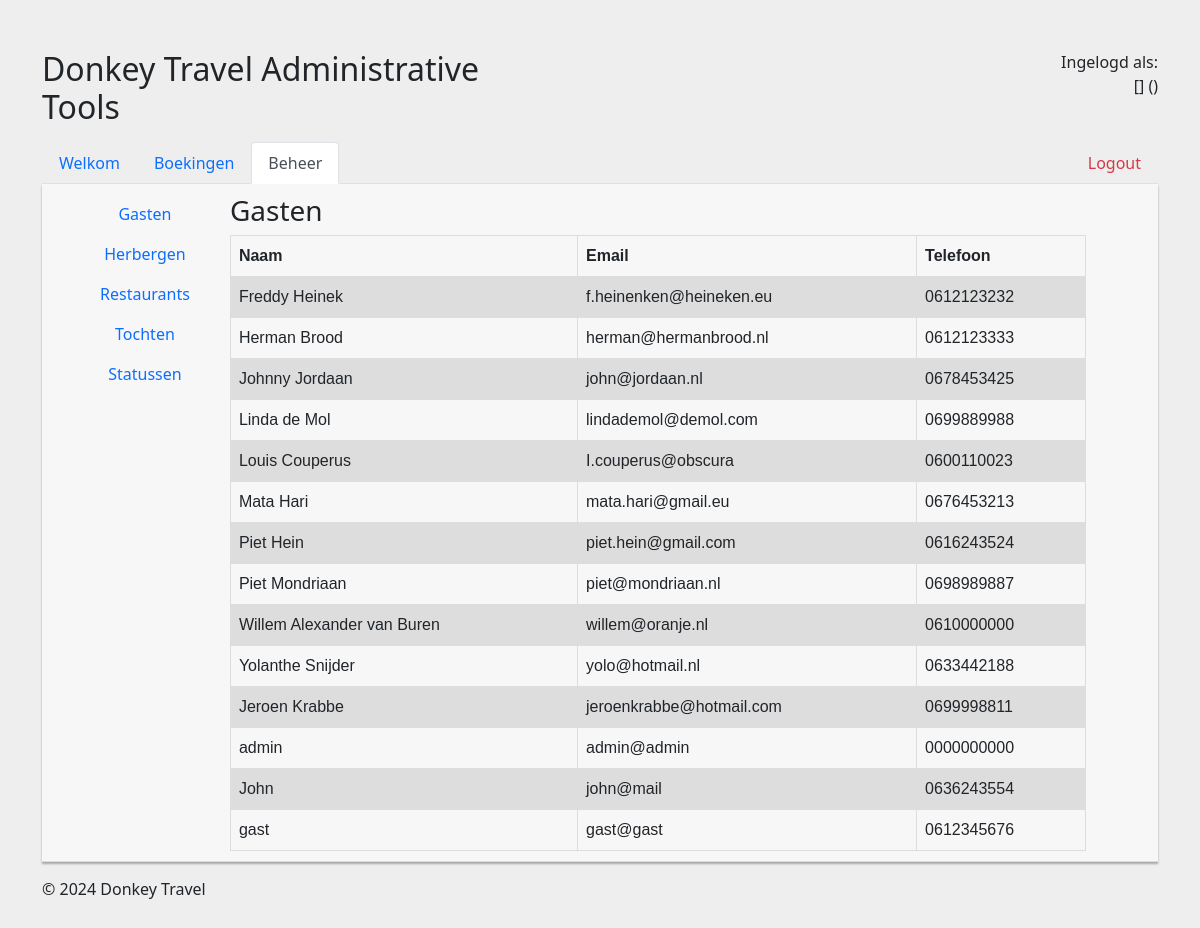
Page /gasten.php on the committed database.
### tables this page shows
CREATE TABLE `klanten` (
  `ID` int(11) NOT NULL,
  `Naam` varchar(50) DEFAULT NULL,
  `Email` varchar(100) DEFAULT NULL,
  `Telefoon` varchar(20) DEFAULT NULL,
  `Wachtwoord` varchar(100) DEFAULT NULL,
  `FKgebruikersrechtenID` int(11) DEFAULT 0,
  `Gewijzigd` timestamp NULL DEFAULT current_timestamp()
);

CREATE TABLE `gebruikersrechten` (
  `ID` int(11) NOT NULL,
  `Recht` varchar(45) NOT NULL,
  `Rechten` int(11) NOT NULL
);

### config.php (called while the page is built)
<?php
    $db_host = "localhost";
    $db_user = "root";
    $db_pass = "";
    $db_name = "donkey";
    $db_port = null;
?>

### database/database.php (called while the page is built, shortened)
<?php
require_once 'klant.php';
class Database
{
    private $db;
    private $host;
    private $user;
    private $password;
    private $database;
    private $port;
    public function __construct($host, $user, $password, $database, $port)
    {
        $this->host = $host;
        $this->user = $user;
        $this->password = $password;
        $this->database = $database;
        $this->port = $port;
    }
    public function connect()
    {
        $this->db = new \mysqli($this->host, $this->user, $this->password, $this->database, $this->port);
    }
    public function getKlanten()
    {
        $result = $this->db->query("SELECT * FROM klanten");
        $klanten = array();
        while ($row = $result->fetch_assoc()) {
            $klanten[] = new Klant($row["ID"], $row["Naam"], $row["Email"], $row["Telefoon"], $row["Wachtwoord"], $this->getGebruikersrechtByID($row["FKgebruikersrechtenID"]), $row["Gewijzigd"]);
        }
        return $klanten;
    }
    public function getGebruikersrechtByID($id)
    {
        $result = $this->db->query("SELECT * FROM gebruikersrechten WHERE ID = $id");
        $row = $result->fetch_assoc();
        return new Gebruikersrechten($row["ID"], $row["Recht"], $row["Rechten"]);
    }
}

### database/klant.php (called while the page is built, shortened)
<?php
class Klant
{
	private $naam;
	private $email;
	private $telefoon;
	public function __construct($id, $naam, $email, $telefoon, $wachtwoord, $gebruikersrechten, $gewijzigd)
	{
		$this->naam = $naam;
		$this->email = $email;
		$this->telefoon = $telefoon;
	}
	public function getNaam()
	{
		return $this->naam;
	}
	public function getEmail()
	{
		return $this->email;
	}
	public function getTelefoon()
	{
		return $this->telefoon;
	}
}

### gasten.php (the view)
<?php include "include/nav.php"; ?>
<?php include "include/tabs_beheer.php"; ?>
<?php
$db = new database\Database($db_host, $db_user, $db_pass, $db_name, $db_port);
$gasten = $db->getKlanten();
echo "<h3>Gasten</h3>";
echo "<table>";
echo "<tr>";
echo "<th>Naam</th>";
echo "<th>Email</th>";
echo "<th>Telefoon</th>";
echo "</tr>";
foreach ($gasten as $gast) {
    echo "<tr>";
    echo "<td>" . $gast->getNaam() . "</td>";
    echo "<td>" . $gast->getEmail() . "</td>";
    echo "<td>" . $gast->getTelefoon() . "</td>";
    echo "</tr>";
}
echo "</table>";
?>
<?php include "include/footer.php"; ?>

### css/style.css (style rules this page uses)
table { font-family: arial, sans-serif; border-collapse: collapse; width: 100%; }
td { height: 100%; }
td, th { border: 1px solid #dddddd; text-align: left; padding: 8px; }
tr:nth-child(even) { background-color: #dddddd; }

### rows in the picture
klanten: Naam "Freddy Heinek", Email "f.heinenken@heineken.eu", Telefoon "0612123232"
klanten: Naam "Herman Brood", Email "herman@hermanbrood.nl", Telefoon "0612123333"
klanten: Naam "Johnny Jordaan", Email "john@jordaan.nl", Telefoon "0678453425"
klanten: Naam "Linda de Mol", Email "lindademol@demol.com", Telefoon "0699889988"
klanten: Naam "Louis Couperus", Email "I.couperus@obscura", Telefoon "0600110023"
klanten: Naam "Mata Hari", Email "mata.hari@gmail.eu", Telefoon "0676453213"
klanten: Naam "Piet Hein", Email "piet.hein@gmail.com", Telefoon "0616243524"
klanten: Naam "Piet Mondriaan", Email "piet@mondriaan.nl", Telefoon "0698989887"
klanten: Naam "Willem Alexander van Buren", Email "willem@oranje.nl", Telefoon "0610000000"
klanten: Naam "Yolanthe Snijder", Email "yolo@hotmail.nl", Telefoon "0633442188"
klanten: Naam "Jeroen Krabbe", Email "jeroenkrabbe@hotmail.com", Telefoon "0699998811"
klanten: FKgebruikersrechtenID.Recht "admin", Email "admin@admin", Telefoon "0000000000"
klanten: Naam "John", Email "john@mail", Telefoon "0636243554"
klanten: Naam "gast", Email "gast@gast", Telefoon "0612345676"
